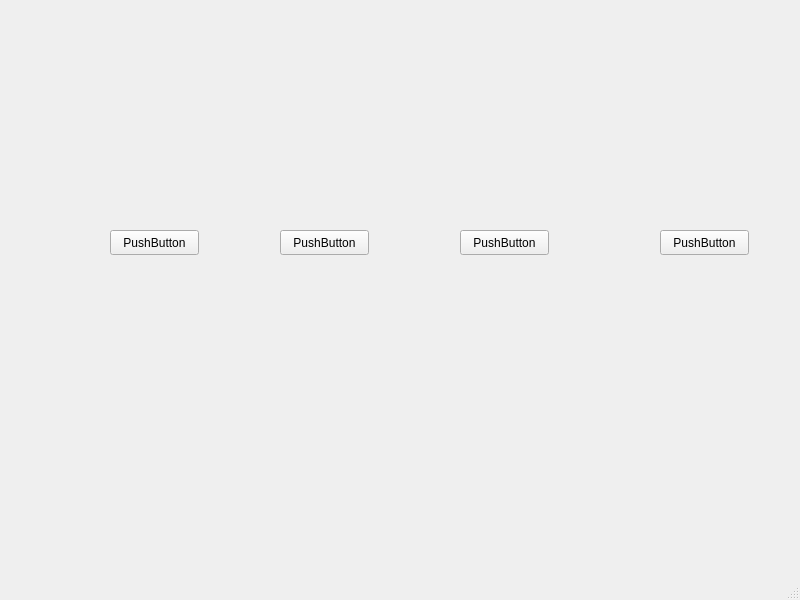
<?xml version="1.0" encoding="UTF-8"?>
<ui version="4.0">
 <class>MainWindow</class>
 <widget class="QMainWindow" name="MainWindow">
  <property name="geometry">
   <rect>
    <x>0</x>
    <y>0</y>
    <width>800</width>
    <height>600</height>
   </rect>
  </property>
  <property name="windowTitle">
   <string>MainWindow</string>
  </property>
  <widget class="QWidget" name="centralwidget">
   <widget class="QPushButton" name="cb_0">
    <property name="geometry">
     <rect>
      <x>110</x>
      <y>230</y>
      <width>89</width>
      <height>25</height>
     </rect>
    </property>
    <property name="text">
     <string>PushButton</string>
    </property>
   </widget>
   <widget class="QPushButton" name="cb_1">
    <property name="geometry">
     <rect>
      <x>280</x>
      <y>230</y>
      <width>89</width>
      <height>25</height>
     </rect>
    </property>
    <property name="text">
     <string>PushButton</string>
    </property>
   </widget>
   <widget class="QPushButton" name="cb_2">
    <property name="geometry">
     <rect>
      <x>460</x>
      <y>230</y>
      <width>89</width>
      <height>25</height>
     </rect>
    </property>
    <property name="text">
     <string>PushButton</string>
    </property>
   </widget>
   <widget class="QPushButton" name="cb_3">
    <property name="geometry">
     <rect>
      <x>660</x>
      <y>230</y>
      <width>89</width>
      <height>25</height>
     </rect>
    </property>
    <property name="text">
     <string>PushButton</string>
    </property>
   </widget>
  </widget>
  <widget class="QMenuBar" name="menubar">
   <property name="geometry">
    <rect>
     <x>0</x>
     <y>0</y>
     <width>800</width>
     <height>22</height>
    </rect>
   </property>
  </widget>
  <widget class="QStatusBar" name="statusbar"/>
 </widget>
 <resources/>
 <connections/>
</ui>
